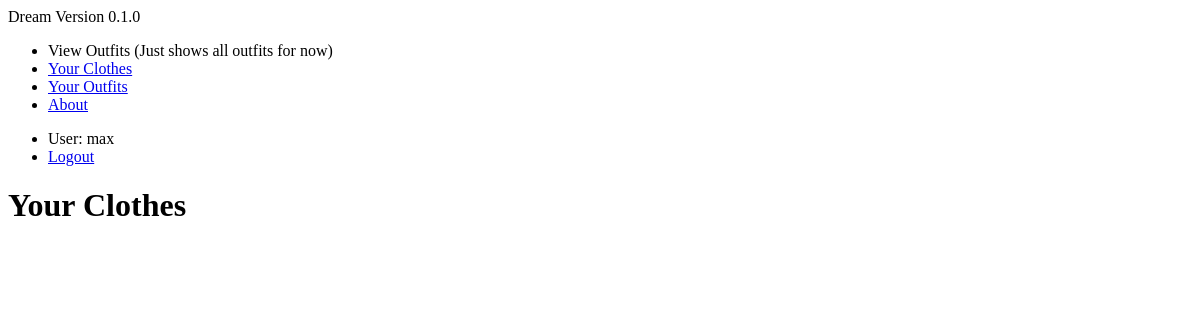
Page /clothing/closet/ (signed in) on the earlier database version.
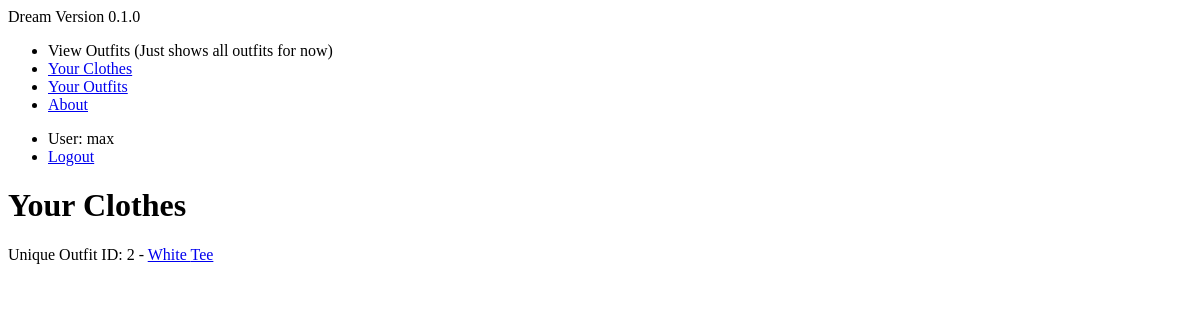
Same page on the later database version.
### clothing/models.py (models this page shows, shortened)
class Article(models.Model):
    creator = models.ForeignKey(User, on_delete=models.SET_NULL, null=True)
    clothing_type = models.CharField(max_length=60)  # pants, shirt, dress
    color = models.CharField(max_length=20)
    cut = models.CharField(max_length=60, blank=True)
    pattern = models.CharField(max_length=60, blank=True)
    material = models.CharField(max_length=60, blank=True)
    favorited = models.ManyToManyField(User, blank=True, related_name="article_favorited_by")
    def get_absolute_url(self):
        return reverse('clothing:article-detail', kwargs={"pk": self.pk})

### clothing/views.py (the view)
# urls.py: path('closet/', ArticleListView.as_view(), name='clothing-list'),
class ArticleListView(ListView, LoginRequiredMixin):
    def get_queryset(self):
        return Article.objects.filter(creator=self.request.user)

### clothing/templates/clothing/article_list.html
{% extends 'base.html' %}
{% block content %}
<h1>Your Clothes</h1>
{% for instance in object_list %}
<p> Unique Outfit ID: {{ instance.id }} - <a href='{{ instance.get_absolute_url }}'>{{ instance.color }} {{ instance.clothing_type }}</a>
{% endfor %}
{% endblock %}

Differences in the rows shown:
added Article: id "2", color "White", clothing_type "Tee"
